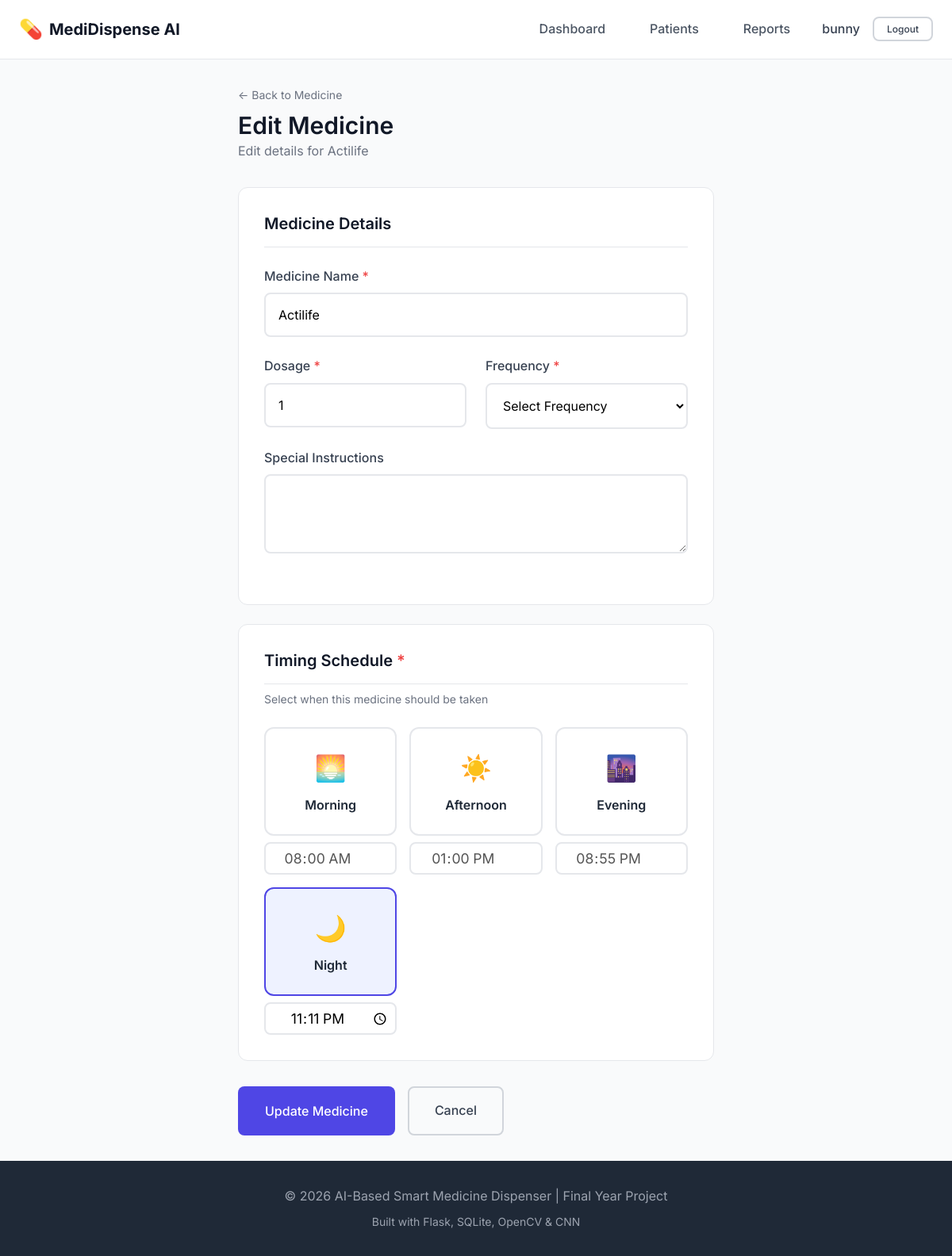
/caretaker/medicine/1/edit (signed in), run on the app's committed database.
### models/caretaker.py (models this page shows, shortened)
class Caretaker(UserMixin, db.Model):
    __tablename__ = 'caretakers'
    id = db.Column(db.Integer, primary_key=True)
    name = db.Column(db.String(100), nullable=False)
    email = db.Column(db.String(120), unique=True, nullable=False)
    password_hash = db.Column(db.String(256), nullable=False)
    phone = db.Column(db.String(20), nullable=True)
    created_at = db.Column(db.DateTime, default=datetime.utcnow)
    patients = db.relationship('Patient', backref='caretaker', lazy='dynamic')

### models/medicine.py (models this page shows, shortened)
class Medicine(db.Model):
    __tablename__ = 'medicines'
    id = db.Column(db.Integer, primary_key=True)
    patient_id = db.Column(db.Integer, db.ForeignKey('patients.id'), nullable=False)
    name = db.Column(db.String(100), nullable=False)
    dosage = db.Column(db.String(50), nullable=False)  # e.g., "500mg", "10ml"
    frequency = db.Column(db.String(50), nullable=False)  # e.g., "Once daily", "Twice daily"
    instructions = db.Column(db.Text, nullable=True)  # Special instructions
    morning = db.Column(db.Boolean, default=False)
    morning_time = db.Column(db.Time, default=time(8, 0))
    afternoon = db.Column(db.Boolean, default=False)
    afternoon_time = db.Column(db.Time, default=time(13, 0))
    evening = db.Column(db.Boolean, default=False)
    evening_time = db.Column(db.Time, default=time(18, 0))
    night = db.Column(db.Boolean, default=False)
    night_time = db.Column(db.Time, default=time(21, 0))
    is_active = db.Column(db.Boolean, default=True)
    created_at = db.Column(db.DateTime, default=datetime.utcnow)
    images = db.relationship('TabletImage', backref='medicine', lazy='dynamic')
    schedules = db.relationship('Schedule', backref='medicine', lazy='dynamic')
    logs = db.relationship('Log', backref='medicine', lazy='dynamic')

### routes/caretaker.py (the view, shortened to what this page needs)
@caretaker_bp.route('/medicine/<int:id>/edit', methods=['GET', 'POST'])
@login_required
def edit_medicine(id):
    medicine = Medicine.query.filter_by(id=id, is_active=True).first_or_404()
    patient = Patient.query.filter_by(id=medicine.patient_id, caretaker_id=current_user.id, is_active=True).first_or_404()
    return render_template('caretaker/edit_medicine.html', medicine=medicine, patient=patient)

### templates/caretaker/edit_medicine.html (shortened to what this page needs)
{% extends 'base.html' %}
{% block content %}
<div class="form-page">
    <div class="form-container">
        <div class="form-header">
            <a href="{{ url_for('caretaker.medicine_detail', id=medicine.id) }}" class="back-link">← Back to
                Medicine</a>
            <h1>Edit Medicine</h1>
            <p class="text-muted">Edit details for {{ medicine.name }}</p>
        </div>
        <form method="POST" action="{{ url_for('caretaker.edit_medicine', id=medicine.id) }}" class="styled-form">
            <div class="form-section">
                <h3>Medicine Details</h3>
                <div class="form-group">
                    <label for="name">Medicine Name <span class="required">*</span></label>
                    <input type="text" id="name" name="name" required value="{{ medicine.name }}" class="form-input">
                </div>
                <div class="form-row two-col">
                    <div class="form-group">
                        <label for="dosage">Dosage <span class="required">*</span></label>
                        <input type="text" id="dosage" name="dosage" required value="{{ medicine.dosage }}"
                            class="form-input">
                    </div>
                    <div class="form-group">
                        <label for="frequency">Frequency <span class="required">*</span></label>
                        <select id="frequency" name="frequency" required class="form-input">
                            <option value="">Select Frequency</option>
                        </select>
                    </div>
                </div>
                <div class="form-group">
                    <label for="instructions">Special Instructions</label>
                    <textarea id="instructions" name="instructions" class="form-input"
                        rows="2">{{ medicine.instructions or '' }}</textarea>
                </div>
            </div>
            <div class="form-section">
                <h3>Timing Schedule <span class="required">*</span></h3>
                <p class="section-hint">Select when this medicine should be taken</p>
                <div class="timing-grid">
                    <div class="timing-group">
                        <label class="timing-option">
                            <div class="timing-card">
                                <span class="timing-icon">🌅</span>
                                <span class="timing-label">Morning</span>
                            </div>
                        </label>
                        <input type="time" id="morning_time" name="morning_time"
                            value="{{ medicine.morning_time.strftime('%H:%M') if medicine.morning_time else '08:00' }}"
                            class="form-input time-picker" {% if not medicine.morning %}disabled{% endif %}>
                    </div>
                    <div class="timing-group">
                        <label class="timing-option">
                            <div class="timing-card">
                                <span class="timing-icon">☀️</span>
                                <span class="timing-label">Afternoon</span>
                            </div>
                        </label>
                        <input type="time" id="afternoon_time" name="afternoon_time"
                            value="{{ medicine.afternoon_time.strftime('%H:%M') if medicine.afternoon_time else '13:00' }}"
                            class="form-input time-picker" {% if not medicine.afternoon %}disabled{% endif %}>
                    </div>
                    <div class="timing-group">
                        <label class="timing-option">
                            <div class="timing-card">
                                <span class="timing-icon">🌆</span>
                                <span class="timing-label">Evening</span>
                            </div>
                        </label>
                        <input type="time" id="evening_time" name="evening_time"
                            value="{{ medicine.evening_time.strftime('%H:%M') if medicine.evening_time else '18:00' }}"
                            class="form-input time-picker" {% if not medicine.evening %}disabled{% endif %}>
                    </div>
                    <div class="timing-group">
                        <label class="timing-option">
                            <div class="timing-card">
                                <span class="timing-icon">🌙</span>
                                <span class="timing-label">Night</span>
                            </div>
                        </label>
                        <input type="time" id="night_time" name="night_time"
                            value="{{ medicine.night_time.strftime('%H:%M') if medicine.night_time else '21:00' }}"
                            class="form-input time-picker" {% if not medicine.night %}disabled{% endif %}>
                    </div>
                </div>
            </div>
            <div class="form-actions">
                <button type="submit" class="btn btn-primary btn-lg">
                    Update Medicine
                </button>
                <a href="{{ url_for('caretaker.medicine_detail', id=medicine.id) }}" class="btn btn-outline btn-lg">
                    Cancel
                </a>
            </div>
        </form>
    </div>
</div>
{% endblock %}

### templates/base.html (shortened to what this page needs)
<!DOCTYPE html>
<html lang="en">
<head>
    <link rel="stylesheet" href="{{ url_for('static', filename='css/style.css') }}">
</head>
<body>
    <nav class="navbar">
        <div class="nav-container">
            <a href="{{ url_for('main.index') }}" class="nav-brand">
                <span class="nav-icon">💊</span>
                <span class="nav-title">MediDispense AI</span>
            </a>
            <div class="nav-links">
                {% if current_user.is_authenticated %}
                    <a href="{{ url_for('caretaker.dashboard') }}" class="nav-link">Dashboard</a>
                    <a href="{{ url_for('caretaker.patients') }}" class="nav-link">Patients</a>
                    <a href="{{ url_for('caretaker.reports') }}" class="nav-link">Reports</a>
                    <div class="nav-user">
                        <span class="user-name">{{ current_user.name }}</span>
                        <a href="{{ url_for('caretaker.logout') }}" class="btn btn-outline btn-sm">Logout</a>
                    </div>
                {% else %}
                    <a href="{{ url_for('patient.login') }}" class="nav-link">Patient Portal</a>
                    <a href="{{ url_for('caretaker.login') }}" class="btn btn-primary btn-sm">Caretaker Login</a>
                {% endif %}
            </div>
        </div>
    </nav>
    <main class="main-content">
        {% block content %}{% endblock %}
    </main>
    <footer class="footer">
        <div class="footer-content">
            <p>&copy; 2026 AI-Based Smart Medicine Dispenser | Final Year Project</p>
            <p class="footer-tech">Built with Flask, SQLite, OpenCV & CNN</p>
        </div>
    </footer>
</body>
</html>

### templates/caretaker/edit_medicine.html (style rules this page uses)
.timing-grid { display: grid; grid-template-columns: repeat(auto-fit, minmax(140px, 1fr)); gap: 1rem; }
.timing-group { display: flex; flex-direction: column; gap: 0.5rem; }
.time-picker { text-align: center; font-size: 1.1rem; padding: 0.4rem; }

### data on the page
Caretaker: name "bunny"
Medicine: name "Actilife", dosage "1", morning_time "08:00", afternoon_time "13:00", evening_time "20:55", night_time "23:11"
